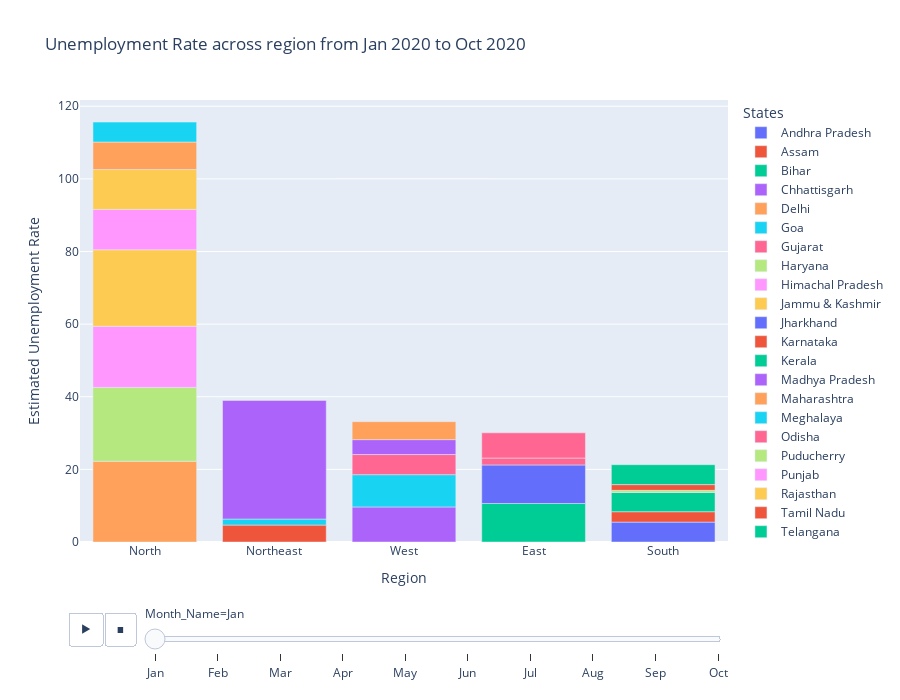

Notebook code for this chart:
### Code cell
fig = px.bar(unemployed, x = 'Region', y = 'Estimated Unemployment Rate', animation_frame = 'Month_Name', color = 'States', title='Unemployment Rate across region from Jan 2020 to Oct 2020', height = 700, template = 'plotly')
fig.update_layout(xaxis = {'categoryorder':'total descending'})
fig.layout.updatemenus[0].buttons[0].args[1]["frame"]["duration"] = 2000
fig.show()

### Figure 1 — Plotly figure (JSON) as saved in the notebook; plotly's stock layout.template omitted (floating-point values rounded to 4 significant figures)
{"data": [{"alignmentgroup": "True", "hovertemplate": "States=Andhra Pradesh<br>Month_Name=Jan<br>Region=%{x}<br>Estimated Unemployment Rate=%{y}<extra></extra>", "legendgroup": "Andhra Pradesh", "marker": {"color": "#636efa", "pattern": {"shape": ""}}, "name": "Andhra Pradesh", "offsetgroup": "Andhra Pradesh", "orientation": "v", "showlegend": true, "textposition": "auto", "type": "bar", "x": ["South"], "xaxis": "x", "y": [5.48], "yaxis": "y"}, {"alignmentgroup": "True", "hovertemplate": "States=Assam<br>Month_Name=Jan<br>Region=%{x}<br>Estimated Unemployment Rate=%{y}<extra></extra>", "legendgroup": "Assam", "marker": {"color": "#EF553B", "pattern": {"shape": ""}}, "name": "Assam", "offsetgroup": "Assam", "orientation": "v", "showlegend": true, "textposition": "auto", "type": "bar", "x": ["Northeast"], "xaxis": "x", "y": [4.66], "yaxis": "y"}, {"alignmentgroup": "True", "hovertemplate": "States=Bihar<br>Month_Name=Jan<br>Region=%{x}<br>Estimated Unemployment Rate=%{y}<extra></extra>", "legendgroup": "Bihar", "marker": {"color": "#00cc96", "pattern": {"shape": ""}}, "name": "Bihar", "offsetgroup": "Bihar", "orientation": "v", "showlegend": true, "textposition": "auto", "type": "bar", "x": ["East"], "xaxis": "x", "y": [10.61], "yaxis": "y"}, {"alignmentgroup": "True", "hovertemplate": "States=Chhattisgarh<br>Month_Name=Jan<br>Region=%{x}<br>Estimated Unemployment Rate=%{y}<extra></extra>", "legendgroup": "Chhattisgarh", "marker": {"color": "#ab63fa", "pattern": {"shape": ""}}, "name": "Chhattisgarh", "offsetgroup": "Chhattisgarh", "orientation": "v", "showlegend": true, "textposition": "auto", "type": "bar", "x": ["West"], "xaxis": "x", "y": [9.65], "yaxis": "y"}, {"alignmentgroup": "True", "hovertemplate": "States=Delhi<br>Month_Name=Jan<br>Region=%{x}<br>Estimated Unemployment Rate=%{y}<extra></extra>", "legendgroup": "Delhi", "marker": {"color": "#FFA15A", "pattern": {"shape": ""}}, "name": "Delhi", "offsetgroup": "Delhi", "orientation": "v", "showlegend": true, "textposition": "auto", "type": "bar", "x": ["North"], "xaxis": "x", "y": [22.23], "yaxis": "y"}, {"alignmentgroup": "True", "hovertemplate": "States=Goa<br>Month_Name=Jan<br>Region=%{x}<br>Estimated Unemployment Rate=%{y}<extra></extra>", "legendgroup": "Goa", "marker": {"color": "#19d3f3", "pattern": {"shape": ""}}, "name": "Goa", "offsetgroup": "Goa", "orientation": "v", "showlegend": true, "textposition": "auto", "type": "bar", "x": ["West"], "xaxis": "x", "y": [8.89], "yaxis": "y"}, {"alignmentgroup": "True", "hovertemplate": "States=Gujarat<br>Month_Name=Jan<br>Region=%{x}<br>Estimated Unemployment Rate=%{y}<extra></extra>", "legendgroup": "Gujarat", "marker": {"color": "#FF6692", "pattern": {"shape": ""}}, "name": "Gujarat", "offsetgroup": "Gujarat", "orientation": "v", "showlegend": true, "textposition": "auto", "type": "bar", "x": ["West"], "xaxis": "x", "y": [5.54], "yaxis": "y"}, {"alignmentgroup": "True", "hovertemplate": "States=Haryana<br>Month_Name=Jan<br>Region=%{x}<br>Estimated Unemployment Rate=%{y}<extra></extra>", "legendgroup": "Haryana", "marker": {"color": "#B6E880", "pattern": {"shape": ""}}, "name": "Haryana", "offsetgroup": "Haryana", "orientation": "v", "showlegend": true, "textposition": "auto", "type": "bar", "x": ["North"], "xaxis": "x", "y": [20.34], "yaxis": "y"}, {"alignmentgroup": "True", "hovertemplate": "States=Himachal Pradesh<br>Month_Name=Jan<br>Region=%{x}<br>Estimated Unemployment Rate=%{y}<extra></extra>", "legendgroup": "Himachal Pradesh", "marker": {"color": "#FF97FF", "pattern": {"shape": ""}}, "name": "Himachal Pradesh", "offsetgroup": "Himachal Pradesh", "orientation": "v", "showlegend": true, "textposition": "auto", "type": "bar", "x": ["North"], "xaxis": "x", "y": [16.83], "yaxis": "y"}, {"alignmentgroup": "True", "hovertemplate": "States=Jammu & Kashmir<br>Month_Name=Jan<br>Region=%{x}<br>Estimated Unemployment Rate=%{y}<extra></extra>", "legendgroup": "Jammu & Kashmir", "marker": {"color": "#FECB52", "pattern": {"shape": ""}}, "name": "Jammu & Kashmir", "offsetgroup": "Jammu & Kashmir", "orientation": "v", "showlegend": true, "textposition": "auto", "type": "bar", "x": ["North"], "xaxis": "x", "y": [21.08], "yaxis": "y"}, {"alignmentgroup": "True", "hovertemplate": "States=Jharkhand<br>Month_Name=Jan<br>Region=%{x}<br>Estimated Unemployment Rate=%{y}<extra></extra>", "legendgroup": "Jharkhand", "marker": {"color": "#636efa", "pattern": {"shape": ""}}, "name": "Jharkhand", "offsetgroup": "Jharkhand", "orientation": "v", "showlegend": true, "textposition": "auto", "type": "bar", "x": ["East"], "xaxis": "x", "y": [10.61], "yaxis": "y"}, {"alignmentgroup": "True", "hovertemplate": "States=Karnataka<br>Month_Name=Jan<br>Region=%{x}<br>Estimated Unemployment Rate=%{y}<extra></extra>", "legendgroup": "Karnataka", "marker": {"color": "#EF553B", "pattern": {"shape": ""}}, "name": "Karnataka", "offsetgroup": "Karnataka", "orientation": "v", "showlegend": true, "textposition": "auto", "type": "bar", "x": ["South"], "xaxis": "x", "y": [2.86], "yaxis": "y"}, {"alignmentgroup": "True", "hovertemplate": "States=Kerala<br>Month_Name=Jan<br>Region=%{x}<br>Estimated Unemployment Rate=%{y}<extra></extra>", "legendgroup": "Kerala", "marker": {"color": "#00cc96", "pattern": {"shape": ""}}, "name": "Kerala", "offsetgroup": "Kerala", "orientation": "v", "showlegend": true, "textposition": "auto", "type": "bar", "x": ["South"], "xaxis": "x", "y": [5.31], "yaxis": "y"}, {"alignmentgroup": "True", "hovertemplate": "States=Madhya Pradesh<br>Month_Name=Jan<br>Region=%{x}<br>Estimated Unemployment Rate=%{y}<extra></extra>", "legendgroup": "Madhya Pradesh", "marker": {"color": "#ab63fa", "pattern": {"shape": ""}}, "name": "Madhya Pradesh", "offsetgroup": "Madhya Pradesh", "orientation": "v", "showlegend": true, "textposition": "auto", "type": "bar", "x": ["West"], "xaxis": "x", "y": [4.11], "yaxis": "y"}, {"alignmentgroup": "True", "hovertemplate": "States=Maharashtra<br>Month_Name=Jan<br>Region=%{x}<br>Estimated Unemployment Rate=%{y}<extra></extra>", "legendgroup": "Maharashtra", "marker": {"color": "#FFA15A", "pattern": {"shape": ""}}, "name": "Maharashtra", "offsetgroup": "Maharashtra", "orientation": "v", "showlegend": true, "textposition": "auto", "type": "bar", "x": ["West"], "xaxis": "x", "y": [4.95], "yaxis": "y"}, {"alignmentgroup": "True", "hovertemplate": "States=Meghalaya<br>Month_Name=Jan<br>Region=%{x}<br>Estimated Unemployment Rate=%{y}<extra></extra>", "legendgroup": "Meghalaya", "marker": {"color": "#19d3f3", "pattern": {"shape": ""}}, "name": "Meghalaya", "offsetgroup": "Meghalaya", "orientation": "v", "showlegend": true, "textposition": "auto", "type": "bar", "x": ["Northeast"], "xaxis": "x", "y": [1.66], "yaxis": "y"}, {"alignmentgroup": "True", "hovertemplate": "States=Odisha<br>Month_Name=Jan<br>Region=%{x}<br>Estimated Unemployment Rate=%{y}<extra></extra>", "legendgroup": "Odisha", "marker": {"color": "#FF6692", "pattern": {"shape": ""}}, "name": "Odisha", "offsetgroup": "Odisha", "orientation": "v", "showlegend": true, "textposition": "auto", "type": "bar", "x": ["East"], "xaxis": "x", "y": [1.9], "yaxis": "y"}, {"alignmentgroup": "True", "hovertemplate": "States=Puducherry<br>Month_Name=Jan<br>Region=%{x}<br>Estimated Unemployment Rate=%{y}<extra></extra>", "legendgroup": "Puducherry", "marker": {"color": "#B6E880", "pattern": {"shape": ""}}, "name": "Puducherry", "offsetgroup": "Puducherry", "orientation": "v", "showlegend": true, "textposition": "auto", "type": "bar", "x": ["South"], "xaxis": "x", "y": [0.58], "yaxis": "y"}, {"alignmentgroup": "True", "hovertemplate": "States=Punjab<br>Month_Name=Jan<br>Region=%{x}<br>Estimated Unemployment Rate=%{y}<extra></extra>", "legendgroup": "Punjab", "marker": {"color": "#FF97FF", "pattern": {"shape": ""}}, "name": "Punjab", "offsetgroup": "Punjab", "orientation": "v", "showlegend": true, "textposition": "auto", "type": "bar", "x": ["North"], "xaxis": "x", "y": [11.11], "yaxis": "y"}, {"alignmentgroup": "True", "hovertemplate": "States=Rajasthan<br>Month_Name=Jan<br>Region=%{x}<br>Estimated Unemployment Rate=%{y}<extra></extra>", "legendgroup": "Rajasthan", "marker": {"color": "#FECB52", "pattern": {"shape": ""}}, "name": "Rajasthan", "offsetgroup": "Rajasthan", "orientation": "v", "showlegend": true, "textposition": "auto", "type": "bar", "x": ["North"], "xaxis": "x", "y": [10.97], "yaxis": "y"}, {"alignmentgroup": "True", "hovertemplate": "States=Tamil Nadu<br>Month_Name=Jan<br>Region=%{x}<br>Estimated Unemployment Rate=%{y}<extra></extra>", "legendgroup": "Tamil Nadu", "marker": {"color": "#EF553B", "pattern": {"shape": ""}}, "name": "Tamil Nadu", "offsetgroup": "Tamil Nadu", "orientation": "v", "showlegend": true, "textposition": "auto", "type": "bar", "x": ["South"], "xaxis": "x", "y": [1.57], "yaxis": "y"}, {"alignmentgroup": "True", "hovertemplate": "States=Telangana<br>Month_Name=Jan<br>Region=%{x}<br>Estimated Unemployment Rate=%{y}<extra></extra>", "legendgroup": "Telangana", "marker": {"color": "#00cc96", "pattern": {"shape": ""}}, "name": "Telangana", "offsetgroup": "Telangana", "orientation": "v", "showlegend": true, "textposition": "auto", "type": "bar", "x": ["South"], "xaxis": "x", "y": [5.49], "yaxis": "y"}, {"alignmentgroup": "True", "hovertemplate": "States=Tripura<br>Month_Name=Jan<br>Region=%{x}<br>Estimated Unemployment Rate=%{y}<extra></extra>", "legendgroup": "Tripura", "marker": {"color": "#ab63fa", "pattern": {"shape": ""}}, "name": "Tripura", "offsetgroup": "Tripura", "orientation": "v", "showlegend": true, "textposition": "auto", "type": "bar", "x": ["Northeast"], "xaxis": "x", "y": [32.67], "yaxis": "y"}, {"alignmentgroup": "True", "hovertemplate": "States=Uttar Pradesh<br>Month_Name=Jan<br>Region=%{x}<br>Estimated Unemployment Rate=%{y}<extra></extra>", "legendgroup": "Uttar Pradesh", "marker": {"color": "#FFA15A", "pattern": {"shape": ""}}, "name": "Uttar Pradesh", "offsetgroup": "Uttar Pradesh", "orientation": "v", "showlegend": true, "textposition": "auto", "type": "bar", "x": ["North"], "xaxis": "x", "y": [7.58], "yaxis": "y"}, {"alignmentgroup": "True", "hovertemplate": "States=Uttarakhand<br>Month_Name=Jan<br>Region=%{x}<br>Estimated Unemployment Rate=%{y}<extra></extra>", "legendgroup": "Uttarakhand", "marker": {"color": "#19d3f3", "pattern": {"shape": ""}}, "name": "Uttarakhand", "offsetgroup": "Uttarakhand", "orientation": "v", "showlegend": true, "textposition": "auto", "type": "bar", "x": ["North"], "xaxis": "x", "y": [5.49], "yaxis": "y"}, {"alignmentgroup": "True", "hovertemplate": "States=West Bengal<br>Month_Name=Jan<br>Region=%{x}<br>Estimated Unemployment Rate=%{y}<extra></extra>", "legendgroup": "West Bengal", "marker": {"color": "#FF6692", "pattern": {"shape": ""}}, "name": "West Bengal", "offsetgroup": "West Bengal", "orientation": "v", "showlegend": true, "textposition": "auto", "type": "bar", "x": ["East"], "xaxis": "x", "y": [6.94], "yaxis": "y"}], "layout": {"barmode": "relative", "height": 700, "legend": {"title": {"text": "States"}, "tracegroupgap": 0}, "sliders": [{"active": 0, "currentvalue": {"prefix": "Month_Name="}, "len": 0.9, "pad": {"b": 10, "t": 60}, "steps": [{"args": [["Jan"], {"frame": {"duration": 0, "redraw": true}, "fromcurrent": true, "mode": "immediate", "transition": {"duration": 0, "easing": "linear"}}], "label": "Jan", "method": "animate"}, {"args": [["Feb"], {"frame": {"duration": 0, "redraw": true}, "fromcurrent": true, "mode": "immediate", "transition": {"duration": 0, "easing": "linear"}}], "label": "Feb", "method": "animate"}, {"args": [["Mar"], {"frame": {"duration": 0, "redraw": true}, "fromcurrent": true, "mode": "immediate", "transition": {"duration": 0, "easing": "linear"}}], "label": "Mar", "method": "animate"}, {"args": [["Apr"], {"frame": {"duration": 0, "redraw": true}, "fromcurrent": true, "mode": "immediate", "transition": {"duration": 0, "easing": "linear"}}], "label": "Apr", "method": "animate"}, {"args": [["May"], {"frame": {"duration": 0, "redraw": true}, "fromcurrent": true, "mode": "immediate", "transition": {"duration": 0, "easing": "linear"}}], "label": "May", "method": "animate"}, {"args": [["Jun"], {"frame": {"duration": 0, "redraw": true}, "fromcurrent": true, "mode": "immediate", "transition": {"duration": 0, "easing": "linear"}}], "label": "Jun", "method": "animate"}, {"args": [["Jul"], {"frame": {"duration": 0, "redraw": true}, "fromcurrent": true, "mode": "immediate", "transition": {"duration": 0, "easing": "linear"}}], "label": "Jul", "method": "animate"}, {"args": [["Aug"], {"frame": {"duration": 0, "redraw": true}, "fromcurrent": true, "mode": "immediate", "transition": {"duration": 0, "easing": "linear"}}], "label": "Aug", "method": "animate"}, {"args": [["Sep"], {"frame": {"duration": 0, "redraw": true}, "fromcurrent": true, "mode": "immediate", "transition": {"duration": 0, "easing": "linear"}}], "label": "Sep", "method": "animate"}, {"args": [["Oct"], {"frame": {"duration": 0, "redraw": true}, "fromcurrent": true, "mode": "immediate", "transition": {"duration": 0, "easing": "linear"}}], "label": "Oct", "method": "animate"}], "x": 0.1, "xanchor": "left", "y": 0, "yanchor": "top"}], "title": {"text": "Unemployment Rate across region from Jan 2020 to Oct 2020"}, "updatemenus": [{"buttons": [{"args": [null, {"frame": {"duration": 2000, "redraw": true}, "fromcurrent": true, "mode": "immediate", "transition": {"duration": 500, "easing": "linear"}}], "label": "&#9654;", "method": "animate"}, {"args": [[null], {"frame": {"duration": 0, "redraw": true}, "fromcurrent": true, "mode": "immediate", "transition": {"duration": 0, "easing": "linear"}}], "label": "&#9724;", "method": "animate"}], "direction": "left", "pad": {"r": 10, "t": 70}, "showactive": false, "type": "buttons", "x": 0.1, "xanchor": "right", "y": 0, "yanchor": "top"}], "xaxis": {"anchor": "y", "categoryorder": "total descending", "domain": [0, 1], "title": {"text": "Region"}}, "yaxis": {"anchor": "x", "domain": [0, 1], "title": {"text": "Estimated Unemployment Rate"}}}}
